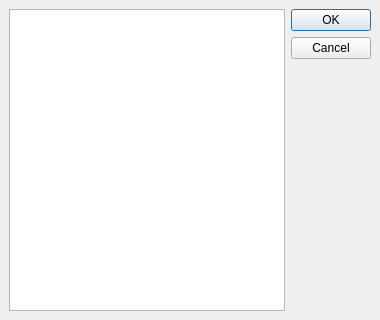
<?xml version="1.0" encoding="UTF-8"?>
<ui version="4.0">
 <class>DlgMultipleSelection</class>
 <widget class="QDialog" name="DlgMultipleSelection">
  <property name="geometry">
   <rect>
    <x>0</x>
    <y>0</y>
    <width>380</width>
    <height>320</height>
   </rect>
  </property>
  <property name="windowTitle">
   <string>Multiple selection</string>
  </property>
  <layout class="QHBoxLayout" name="horizontalLayout">
   <property name="spacing">
    <number>6</number>
   </property>
   <property name="margin">
    <number>9</number>
   </property>
   <item>
    <widget class="QListView" name="lstLayers">
     <property name="editTriggers">
      <set>QAbstractItemView::NoEditTriggers</set>
     </property>
     <property name="alternatingRowColors">
      <bool>true</bool>
     </property>
    </widget>
   </item>
   <item>
    <widget class="QDialogButtonBox" name="buttonBox">
     <property name="orientation">
      <enum>Qt::Vertical</enum>
     </property>
     <property name="standardButtons">
      <set>QDialogButtonBox::Cancel|QDialogButtonBox::Ok</set>
     </property>
    </widget>
   </item>
  </layout>
 </widget>
 <resources/>
 <connections>
  <connection>
   <sender>buttonBox</sender>
   <signal>accepted()</signal>
   <receiver>DlgMultipleSelection</receiver>
   <slot>accept()</slot>
   <hints>
    <hint type="sourcelabel">
     <x>248</x>
     <y>254</y>
    </hint>
    <hint type="destinationlabel">
     <x>157</x>
     <y>274</y>
    </hint>
   </hints>
  </connection>
  <connection>
   <sender>buttonBox</sender>
   <signal>rejected()</signal>
   <receiver>DlgMultipleSelection</receiver>
   <slot>reject()</slot>
   <hints>
    <hint type="sourcelabel">
     <x>316</x>
     <y>260</y>
    </hint>
    <hint type="destinationlabel">
     <x>286</x>
     <y>274</y>
    </hint>
   </hints>
  </connection>
 </connections>
</ui>
